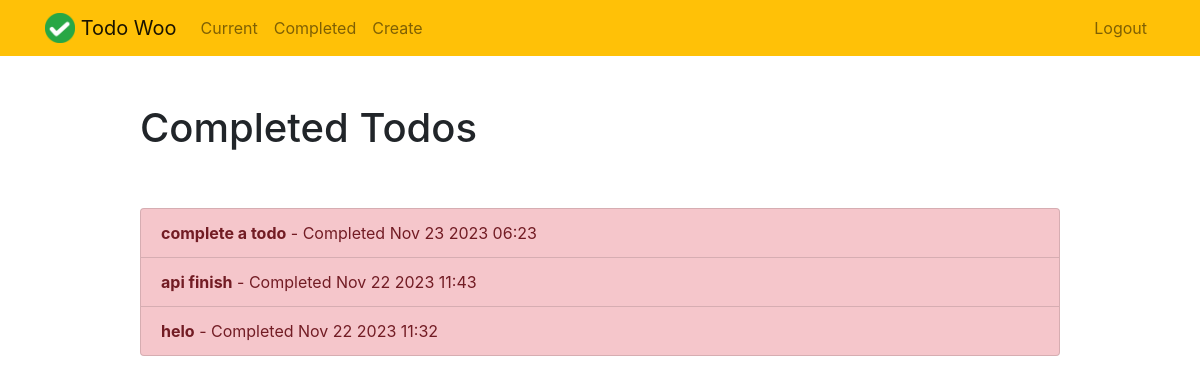
/completed/ (signed in), run on an earlier commit of the app's database.
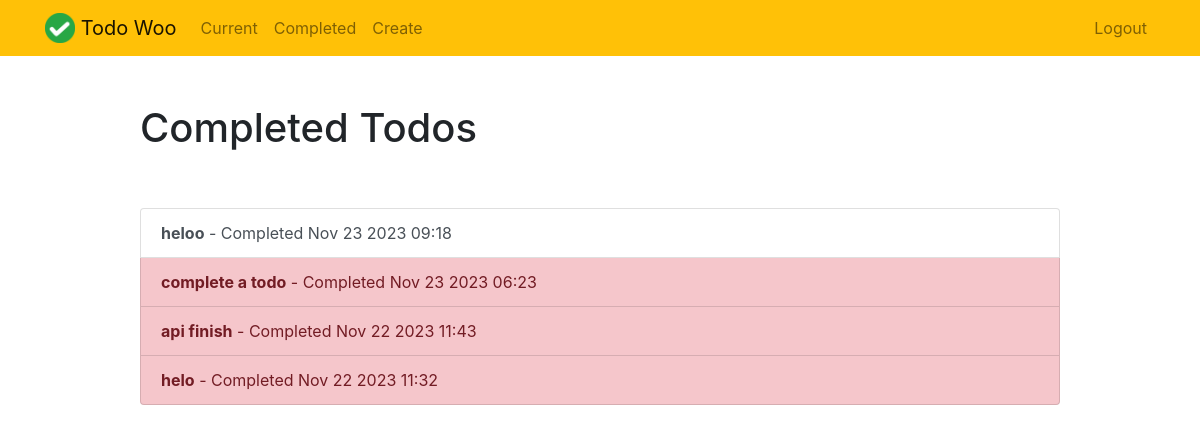
And on a later commit of the database.
### todo/models.py (models this page shows, shortened)
class Todo(models.Model):
    title = models.CharField(max_length=100)
    memo = models.TextField(blank=True)
    created = models.DateTimeField(auto_now_add=True)
    datecompleted = models.DateTimeField(null=True, blank=True)
    important = models.BooleanField(default=False)
    user = models.ForeignKey(User, on_delete=models.CASCADE)

### todo/views.py (the view)
# urls.py: path('completed/', views.completedtodos, name='completedtodos'),
@login_required
def completedtodos(request):
    todos = Todo.objects.filter(user=request.user, datecompleted__isnull=False).order_by('-datecompleted')
    return render(request, 'todo/completedtodos.html', {'todos':todos})

### todo/templates/todo/completedtodos.html
{% extends "todo/base.html" %}
{% block content %}
    <div class="row justify-content-center mt-5">
        <div class="col-md-10">
            <h1>Completed Todos</h1>
        </div>
    </div>
    <div class="row justify-content-center mt-5">
        <div class="col-md-10">
            <div class="list-group">
                {% for todo in todos %}
                    <a href="{% url 'viewtodo' todo.id %}" class="list-group-item list-group-item-action{% if todo.important %} list-group-item-danger{% endif %}"><b>{{ todo.title }}</b> - Completed {{ todo.datecompleted|date:'M j Y H:i' }}</a>
                {% endfor %}
            </div>
        </div>
    </div>
{% endblock %}

What changed in the data, as far as the page shows it:
now on this page (row edited): Todo: title "heloo", datecompleted "Nov 23 2023 09:18", important False (drawn)
